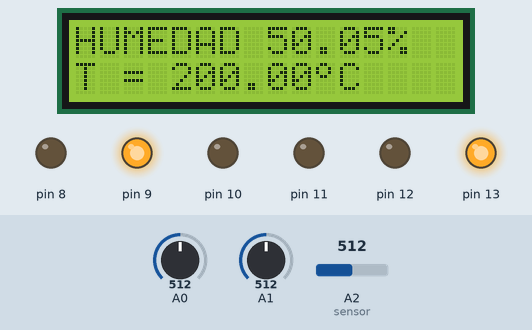
The sketch below on a simulated Arduino Uno, built with avr-gcc and run on an emulated ATmega328P. Shown: 16×2 character LCD, output pins drawn as LEDs (lit = HIGH). Inputs (shaded band) come from the test bench; at power-on: A1 = 512, A0 = 512, A2 (sensor) = 512. What the sketch prints to the serial monitor is not drawn.

Above: at 1.2 s.
1.3 s: A1 set to 501
At 3.2 s:
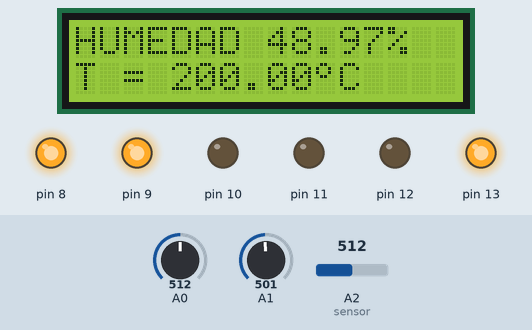
3.5 s: A0 set to 169
At 5.3 s:
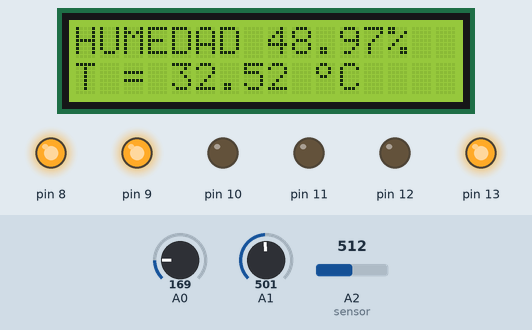
5.6 s: A0 set to 153
At 7.3 s:
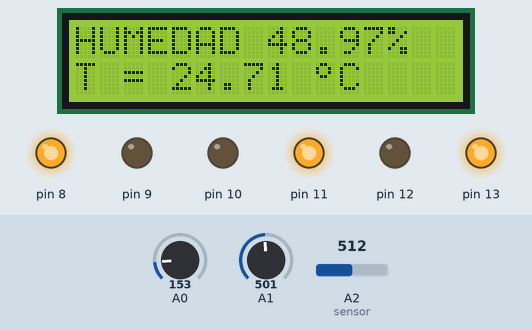
7.6 s: A1 set to 420
At 9.3 s:
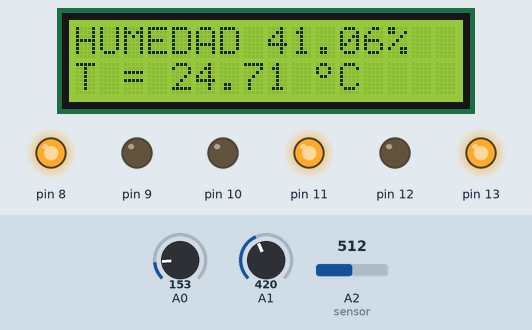
9.6 s: A1 set to 402
At 10.4 s:
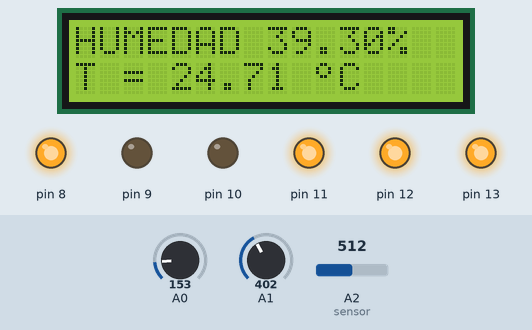
11.6 s: A2 (sensor) set to 390
At 12.5 s:
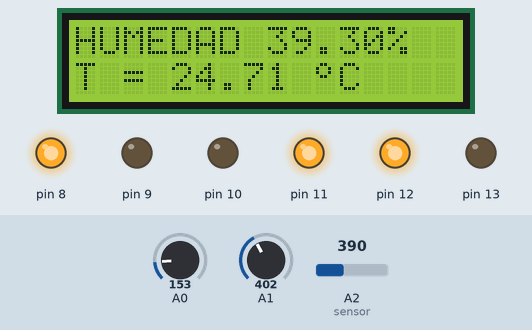
Timing chart, 0 to 14.6 s (numbered marks = the images above; inputs shaded):
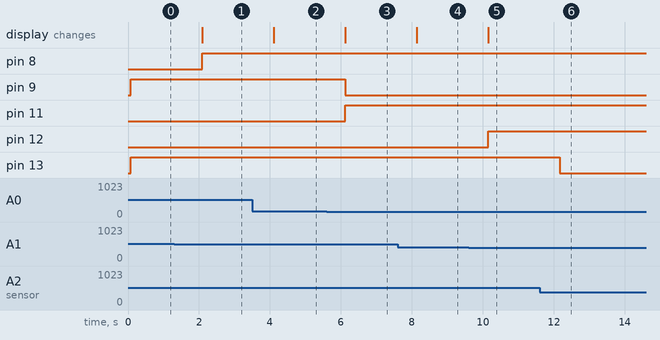

The sketch:

sensor_domotico1.ino
```cpp
#include <LiquidCrystal.h>
//Libreria para controlar el LCD

LiquidCrystal lcd(7, 6, 5, 4, 3 , 2);
        // (RS, E, DB4, DB5, DB6, DB7)


// Metodo para obtener el valor de los grados en el sensor
//Temperatura
float centi(){
  int dato;
  float c;
  dato = analogRead(A0);//Obtener dato del A0
  c = ((500.0*dato)/1024)-50;
  return (c);
}

//Metodo para obtener el porcentage de humedad
//En el sensor de Humedad(Potenciometro)
float hume(){
 int dato;
  float h;
  dato=analogRead(A1);//Obtener dato del A1
  // 25/256= 0.09765625
  h= (dato*0.097751);
  return (h);
}

int gas; //Variable para almacenar el valor del sensor de gas

void setup()
{
  Serial.begin(9600);
  lcd.begin(16, 2);
  lcd.setCursor(0,0);
  pinMode(8, OUTPUT);
  pinMode(9, OUTPUT);
  pinMode(10, OUTPUT);
  pinMode(11, OUTPUT);
  pinMode(12, OUTPUT);
  pinMode(13, OUTPUT);
  Serial.begin(9600);

byte grado[8] =    //Creamos el grado en binario
 {
    0b00001100,
    0b00010010,
    0b00010010,
    0b00001100,
    0b00000000,
    0b00000000,
    0b00000000,
    0b00000000
 };
  lcd.createChar (1, grado); //Creamos el caracter grado

}

void loop()
{
    lcd.clear(); //limpiar pantalla del lcd
 	float Centigrados = centi(); //LLAmamos el metodo centi()
  	float Humedad = hume();

    gas= analogRead(A2);//Obtener dato del A2 del sensor de gas

       lcd.setCursor(0,0); // Escribir en la columna, fila
       lcd.write("HUMEDAD"); //Ingresar el texto
       lcd.setCursor(8,0); // Escribir en la columna, fila
 	   lcd.print(Humedad,2);  //mostramos 2 decimales
  	   lcd.setCursor(13,0); // Escribir en la columna, fila
       lcd.print("%") ;
 	   lcd.setCursor(0,1);
       lcd.print("T = ") ;
  	   lcd.setCursor(4,1);
  	   lcd.print(Centigrados,2);//Mostramos 2 decimales
  	   lcd.setCursor(10,1);
  	   lcd.write((byte)1); //Escribimos el simbolo de grado
  	   lcd.write("C") ;

// condicional para el control y aviso de temperatura

  if (centi()>25){
    digitalWrite(9, HIGH); //Encender LED RGB Rojo
    digitalWrite(10, LOW);
    digitalWrite(11, LOW);
  }
  else if (centi()<20){
    digitalWrite(10, HIGH); //Encender LED RGB Azul
    digitalWrite(9, LOW);
    digitalWrite(11, LOW);
  }else{
    digitalWrite(9, LOW);
    digitalWrite(10, LOW);
    digitalWrite(11, HIGH); //Encender LED RGB Verde
  }

  //condicional para el control y aviso del sensor de humedad

  if(hume()>=50 && hume()<=60){
    digitalWrite(8, LOW); //Apagar LED Amarillo
  }else if (hume()<40){
    digitalWrite(12, HIGH); //Encender LED Blanco (Electrobomba)
  }else{
     digitalWrite(8, HIGH); //Encender LED Amarillo
    digitalWrite(12, LOW); //Apagar LED Blanco (Electrobomba)
  }

  //Condicion para generar alarma si el sensor de gas detecta humo
  if(gas > 400){
    digitalWrite(13, HIGH); //Encender LED Naranja
  }else{
    digitalWrite(13, LOW); //Apagar LED Naranja
  }

  Serial.println(gas);//Imprimimos en el monitor el valor del gas

  delay (1000);


}
```

Measured:
- the behaviour switches between 512 and 511 on A1 (found by bisection; images 0 and 1)
- the behaviour switches between 154 and 153 on A0 (found by bisection; images 2 and 3)
- the behaviour switches between 410 and 409 on A1 (found by bisection; images 4 and 5)
- after the input at 1.3 s, pin 8: LOW → HIGH after 0.79 s; the display: changes after 0.79 s (image 1)
- after the input at 3.5 s, the display: changes after 0.60 s (image 2)
- after the input at 5.6 s, pin 9: HIGH → LOW after 0.52 s; pin 11: LOW → HIGH after 0.52 s; the display: changes after 0.52 s (image 3)
- after the input at 7.6 s, the display: changes after 0.54 s (image 4)
- after the input at 9.6 s, pin 12: LOW → HIGH after 0.55 s; the display: changes after 0.55 s (image 5)
- after the input at 11.6 s, pin 13: HIGH → LOW after 0.57 s
